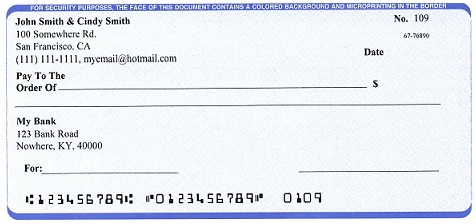
#> input picture personal_check_single_preprinted_blank.jpg, 476 x 224 px, found by its file name
$ python bank_check_ocr_direct.py
#> lines starting #> are read from the running program, lines starting #| are printed output that depends on the picture
#> further down, image is the input picture: shape (224, 476, 3); mean B, G, R 241.5, 234.1, 230.2
#!/usr/bin/env python
# coding: utf-8


import pytesseract
from PIL import Image
import requests
from io import BytesIO
import cv2
import numpy as np

def extract_mcr(image):
    image.shape
    (h, w,) = image.shape[:2]
#> h = 224; w = 476
    delta = int(h - (h * 0.15))
#> delta = 190
    bottom = image[delta:h, 0:w]
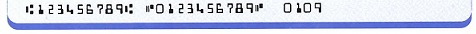
#> bottom: shape (34, 476, 3); mean B, G, R 230.7, 210.5, 205
    pytesseract.pytesseract.tesseract_cmd = r'/usr/bin/tesseract'
#> (the run stopped early here; a loop or call above may not have finished)
